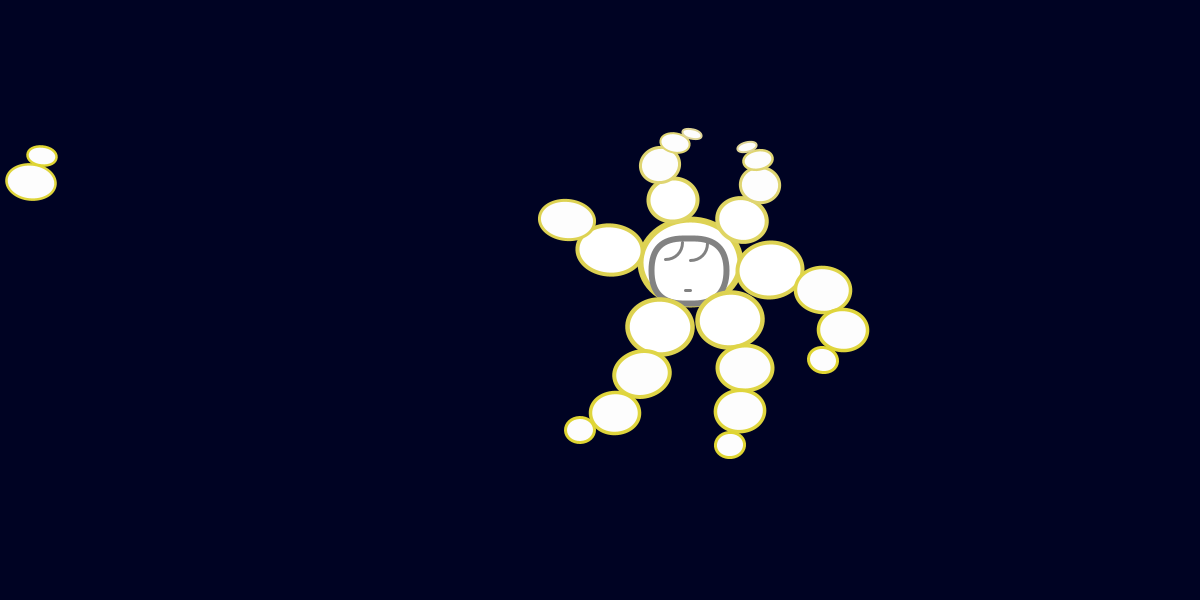
Frame 1 (no input)
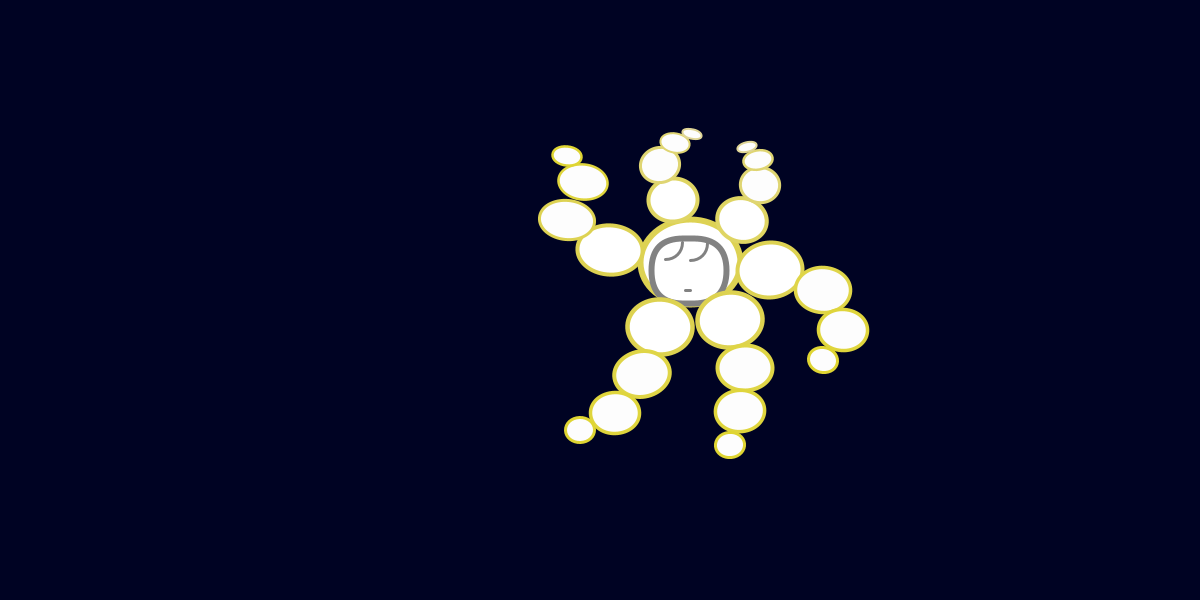
Frame 60 (the mouse pressed at the canvas centre just before this capture)
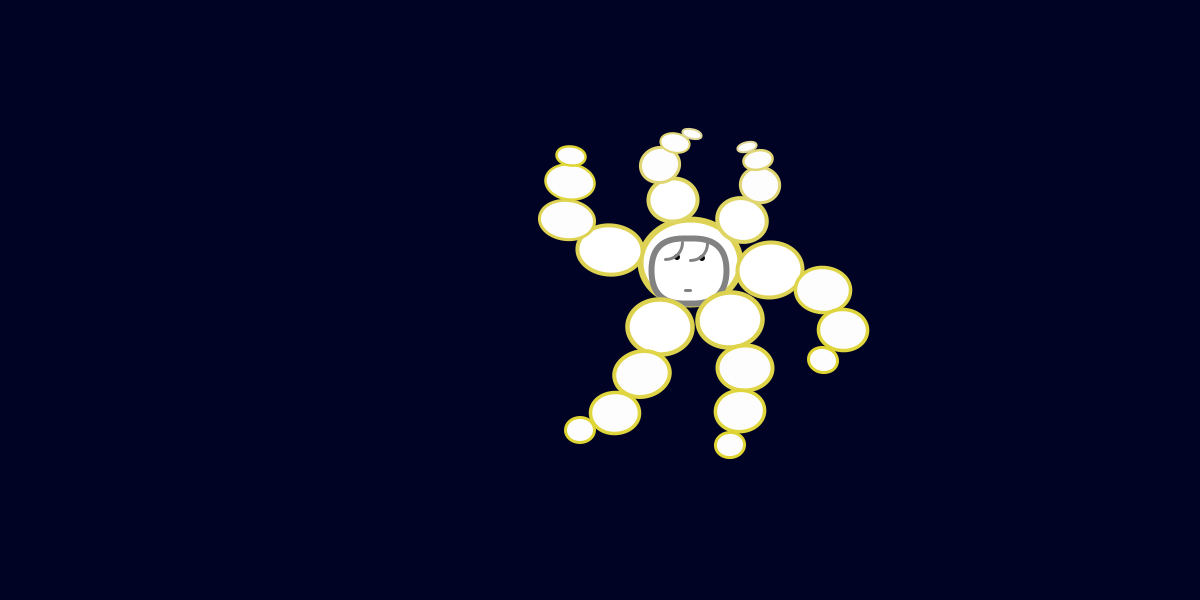
Frame 120 (the mouse held since frame 60 and released just before this capture)

The Processing sketch that drew these frames (run headless with seeded random() and noise(); from frame 60 on, the mouse is pressed at the canvas centre):

// Processing sketch: processing_160427
// ── processing_160427.pde

int xSpeed;
int x1Speed;
int x = (width/2)-10;
int x1 = (width/2)-20;
int value = 255;

void setup() {
  
   size (1200, 600);
   background (0, 3, 35);
   xSpeed = 2;
   x1Speed = 1;

}



void draw()
{
  size (width, height);
  background (0, 3, 35);
  
  //head
fill(255);
strokeWeight(6);
stroke(221, 210, 83);
ellipse((width/2)+90, (height/2)-38, 100, 85);
stroke(130);
rect((width/2)+51, (height/2)-62, 75, 65, 40);
fill (value);
pushMatrix();
noStroke();
ellipse ((width/2)+102, (height/2)-42, 6, 6);
ellipse ((width/2)+77, (height/2)-43, 6, 6);
popMatrix();
strokeWeight(3);
stroke(130);
noFill();
arc((width/2)+65, (height/2)-58, 35, 35, 0, HALF_PI);
arc((width/2)+90, (height/2)-57, 35, 35, 0, HALF_PI);
line((width/2)+85, (height/2)-10, (width/2)+90, (height/2)-10);


//tentacle1
pushMatrix();
fill(255);
strokeWeight(4);
stroke(223, 213, 99);
translate((width/2)+142, (height/2)-80);
rotate(radians(10));
ellipse(0, 0, 50, 43);
popMatrix();

pushMatrix();
fill(253);
strokeWeight(3);
stroke(223, 213, 114);
translate((width/2)+160, (height/2)-115);
rotate(radians(8));
ellipse(0, 0, 40, 35);
popMatrix();

pushMatrix();
fill(253);
strokeWeight(2.5);
stroke(223, 213, 114);
translate((width/2)+158, (height/2)-140);
rotate(radians(-10));
ellipse(0, 0, 30, 20);
popMatrix();

pushMatrix();
fill(253);
strokeWeight(2);
stroke(223, 213, 150);
translate((width/2)+147, (height/2)-153);
rotate(radians(-15));
ellipse(0, 0, 20, 10);
popMatrix();


//tentacle2
pushMatrix();
fill(255);
strokeWeight(4.5);
stroke(221, 210, 80);
translate((width/2)+60, (height/2)+27);
rotate(radians(-20));
rotate(0.4);
ellipse(0, 0, 65, 55);
popMatrix();

pushMatrix();
fill(253);
strokeWeight(4);
stroke(223, 213, 70);
translate((width/2)+42, (height/2)+74);
rotate(radians(-10));
ellipse(0, 0, 55, 46);
popMatrix();

pushMatrix();
fill(253);
strokeWeight(3.5);
stroke(223, 213, 60);
translate((width/2)+15, (height/2)+113);
rotate(radians(-2));
ellipse(0, 0, 50, 42);
popMatrix();

pushMatrix();
fill(253);
strokeWeight(3);
stroke(223, 213, 50);
translate((width/2)-20, (height/2)+130);
rotate(radians(-2));
ellipse(0, 0, 30, 25);
popMatrix();


//tentacle3
pushMatrix();
fill(255);
strokeWeight(4.5);
stroke(221, 210, 80);
translate((width/2)+130, (height/2)+20);
rotate(radians(-2));
ellipse(0, 0, 65, 55);
popMatrix();

pushMatrix();
fill(253);
strokeWeight(4);
stroke(223, 213, 70);
translate((width/2)+145, (height/2)+68);
rotate(radians(-2));
ellipse(0, 0, 55, 46);
popMatrix();

pushMatrix();
fill(253);
strokeWeight(3.5);
stroke(223, 213, 60);
translate((width/2)+140, (height/2)+111);
rotate(radians(-6));
ellipse(0, 0, 50, 42);
popMatrix();

pushMatrix();
fill(253);
strokeWeight(3);
stroke(223, 213, 50);
translate((width/2)+130, (height/2)+145);
rotate(radians(-6));
ellipse(0, 0, 30, 25);
popMatrix();

//tentacle4
pushMatrix();
fill(255);
strokeWeight(4);
stroke(221, 210, 82);
translate((width/2)+170, (height/2)-30);
rotate(radians(-2));
ellipse(0, 0, 65, 55);
popMatrix();


pushMatrix();
fill(253);
strokeWeight(3.5);
stroke(223, 213, 72);
translate((width/2)+223, (height/2)-10);
rotate(radians(4));
ellipse(0, 0, 55, 46);
popMatrix();

pushMatrix();
fill(253);
strokeWeight(3.5);
stroke(223, 213, 60);
translate((width/2)+243, (height/2)+30);
rotate(radians(4));
ellipse(0, 0, 50, 42);
popMatrix();

pushMatrix();
fill(253);
strokeWeight(3);
stroke(223, 213, 50);
translate((width/2)+223, (height/2)+60);
rotate(radians(4));
ellipse(0, 0, 30, 25);
popMatrix();

//tentacle5
pushMatrix();
fill(255);
strokeWeight(4);
stroke(223, 213, 99);
translate((width/2)+73, (height/2)-100);
rotate(radians(-4));
ellipse(0, 0, 50, 43);
popMatrix();

pushMatrix();
fill(253);
strokeWeight(3);
stroke(223, 213, 114);
translate((width/2)+60, (height/2)-135);
rotate(radians(-6));
ellipse(0, 0, 40, 35);
popMatrix();

pushMatrix();
fill(253);
strokeWeight(2);
stroke(223, 213, 114);
translate((width/2)+75, (height/2)-157);
rotate(radians(10));
ellipse(0, 0, 30, 20);
popMatrix();

pushMatrix();
fill(253);
strokeWeight(2);
stroke(223, 213, 150);
translate((width/2)+92, (height/2)-166);
rotate(radians(12));
ellipse(0, 0, 20, 10);
popMatrix();

//tentacle6
pushMatrix();
fill(255);
strokeWeight(4);
stroke(221, 210, 82);
translate((width/2)+10, (height/2)-50);
rotate(radians(5));
ellipse(0, 0, 65, 50);
popMatrix();

pushMatrix();
fill(253);
strokeWeight(3);
translate((width/2)-33, (height/2)-80);
rotate(radians(5));
ellipse(0, 0, 55, 40);
popMatrix();

x1+=x1Speed;
pushMatrix();
fill(253);
strokeWeight(2.5);
stroke(223, 213, 60);
translate(x1, (height/2)-118);
rotate(radians(5));
ellipse(0, 0, 50, 35);
popMatrix();

if (x1>=(width/2)-15) {
    x1Speed*=-1;
    x1=(width/2)-15-1;
  }else{
  
    //Do  this
  
  }

  if (x1<=(width/2)-35) {
    x1Speed*=-1;
    x1=(width/2)-35+1;
  }
  
  
x+=xSpeed;
pushMatrix();
fill(253);
strokeWeight(2.5);
stroke(223, 213, 50);
translate(x, (height/2)-144);
rotate(radians(5));
ellipse(0, 0, 30, 20);
popMatrix();

  if (x>=(width/2)-10) {
    xSpeed*=-1;
    x=(width/2)-10-1;
  }else{
  
    //Do  this
  
  }

  if (x<=(width/2)-40) {
    xSpeed*=-1;
    x=(width/2)-40-1;
  }
}
  
void mousePressed() {
  if (value == 255) {
    value = 0;
  } else {
    value = 255;
  }
  
  }
